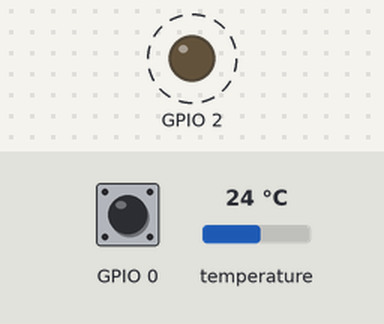
This program was run on a simulated ESP8266 (NodeMCU). On the bench: output pins drawn as LEDs (lit = HIGH). Dashed ring = blinking. The inputs (shaded band) are chosen by the test bench; at power-on: GPIO 0 HIGH, temperature 24 °C. What the program prints to the serial monitor is not drawn.

Above: at 0.5 s.
Timing chart, 0 to 4.6 s (numbered marks = the images above):
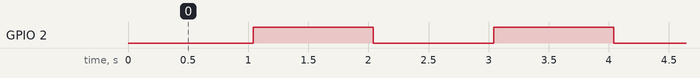

The program:

main.cpp
```cpp
#include "user_interface.h"
#include "ihm.h"
#include "snsr.h"

os_timer_t btnPress;
os_timer_t wifiLight;
os_timer_t sensorread;

OneWire wire_T(TMP_GPIO);
DallasTemperature snsr_T(&wire_T);
DataSnsr tsensor(&snsr_T,0);

void btnDetect()
{
    if ((!digitalRead(BTN_GPIO)) && (!btn_P))
    {
        os_timer_arm(&btnPress, 5000, true);
        btn_P = true;
    }
    if (digitalRead(BTN_GPIO)  && (btn_P))
    {
        os_timer_disarm(&btnPress);
        btn_P = false;
    }
}

void snsrRead(void *tCall)
{
    tsensor.feedT_data();
    tsensor.displayT_data();
}

void setup()
{
    initFunc();

    snsr_T.begin();

    os_timer_setfn(&btnPress, btnCB, NULL);
    os_timer_setfn(&wifiLight, wifiLED, NULL);
    os_timer_setfn(&sensorread, snsrRead, NULL);
    os_timer_arm(&wifiLight, 1000, true);
    os_timer_arm(&sensorread, 1000, true);

}

void loop()
{
    btnDetect();
}
```

Measured:
- by itself, GPIO 2: alternates HIGH for 1.0 s and LOW for 1.0 s
